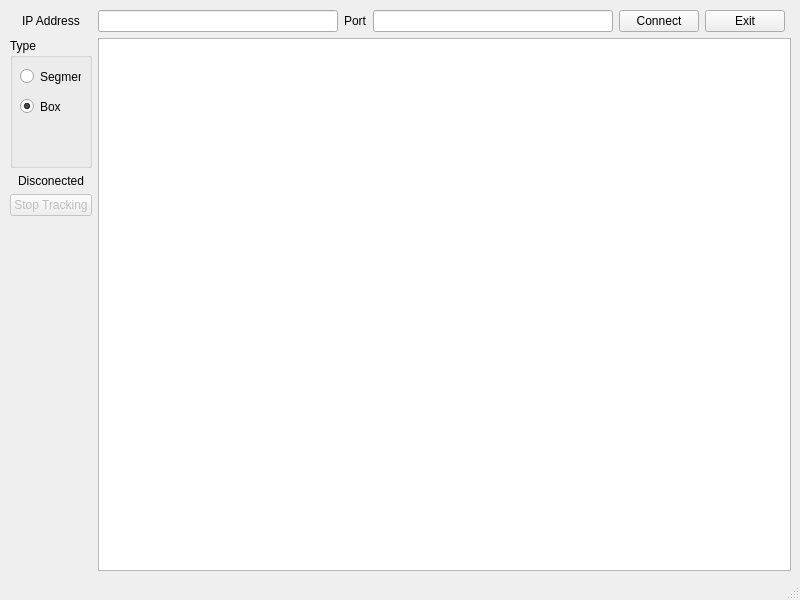
<?xml version="1.0" encoding="UTF-8"?>
<ui version="4.0">
 <class>MainWindow</class>
 <widget class="QMainWindow" name="MainWindow">
  <property name="geometry">
   <rect>
    <x>0</x>
    <y>0</y>
    <width>800</width>
    <height>600</height>
   </rect>
  </property>
  <property name="sizePolicy">
   <sizepolicy hsizetype="Preferred" vsizetype="Preferred">
    <horstretch>0</horstretch>
    <verstretch>0</verstretch>
   </sizepolicy>
  </property>
  <property name="windowTitle">
   <string>DeepTracker</string>
  </property>
  <property name="toolButtonStyle">
   <enum>Qt::ToolButtonTextOnly</enum>
  </property>
  <widget class="QWidget" name="centralwidget">
   <widget class="QWidget" name="gridLayoutWidget">
    <property name="geometry">
     <rect>
      <x>10</x>
      <y>10</y>
      <width>781</width>
      <height>561</height>
     </rect>
    </property>
    <layout class="QGridLayout" name="gridLayout">
     <item row="1" column="5">
      <widget class="QPushButton" name="pushButton_2">
       <property name="text">
        <string>Exit</string>
       </property>
      </widget>
     </item>
     <item row="2" column="1" rowspan="9" colspan="6">
      <widget class="QGraphicsView" name="graphicsView"/>
     </item>
     <item row="1" column="0">
      <widget class="QLabel" name="label">
       <property name="frameShadow">
        <enum>QFrame::Raised</enum>
       </property>
       <property name="text">
        <string>IP Address</string>
       </property>
       <property name="alignment">
        <set>Qt::AlignCenter</set>
       </property>
      </widget>
     </item>
     <item row="1" column="3">
      <widget class="QLineEdit" name="lineEdit_2"/>
     </item>
     <item row="1" column="4">
      <widget class="QPushButton" name="pushButton">
       <property name="text">
        <string>Connect</string>
       </property>
      </widget>
     </item>
     <item row="1" column="2">
      <widget class="QLabel" name="label_2">
       <property name="text">
        <string>Port</string>
       </property>
      </widget>
     </item>
     <item row="1" column="1">
      <widget class="QLineEdit" name="lineEdit"/>
     </item>
     <item row="5" column="0">
      <widget class="QPushButton" name="pushButton_3">
       <property name="enabled">
        <bool>false</bool>
       </property>
       <property name="text">
        <string>Stop Tracking</string>
       </property>
      </widget>
     </item>
     <item row="4" column="0">
      <widget class="QLabel" name="label_3">
       <property name="sizePolicy">
        <sizepolicy hsizetype="Preferred" vsizetype="Fixed">
         <horstretch>0</horstretch>
         <verstretch>0</verstretch>
        </sizepolicy>
       </property>
       <property name="text">
        <string>Disconected</string>
       </property>
       <property name="alignment">
        <set>Qt::AlignCenter</set>
       </property>
      </widget>
     </item>
     <item row="2" column="0" rowspan="2">
      <widget class="QGroupBox" name="groupBox">
       <property name="sizePolicy">
        <sizepolicy hsizetype="Preferred" vsizetype="Preferred">
         <horstretch>0</horstretch>
         <verstretch>0</verstretch>
        </sizepolicy>
       </property>
       <property name="title">
        <string>Type</string>
       </property>
       <widget class="QRadioButton" name="radioButton">
        <property name="geometry">
         <rect>
          <x>10</x>
          <y>30</y>
          <width>61</width>
          <height>17</height>
         </rect>
        </property>
        <property name="text">
         <string>Segment</string>
        </property>
        <property name="checked">
         <bool>false</bool>
        </property>
       </widget>
       <widget class="QRadioButton" name="radioButton_2">
        <property name="geometry">
         <rect>
          <x>10</x>
          <y>60</y>
          <width>41</width>
          <height>17</height>
         </rect>
        </property>
        <property name="text">
         <string>Box</string>
        </property>
        <property name="checked">
         <bool>true</bool>
        </property>
       </widget>
      </widget>
     </item>
    </layout>
   </widget>
  </widget>
  <widget class="QMenuBar" name="menubar">
   <property name="geometry">
    <rect>
     <x>0</x>
     <y>0</y>
     <width>800</width>
     <height>21</height>
    </rect>
   </property>
  </widget>
  <widget class="QStatusBar" name="statusbar"/>
 </widget>
 <resources/>
 <connections/>
</ui>
